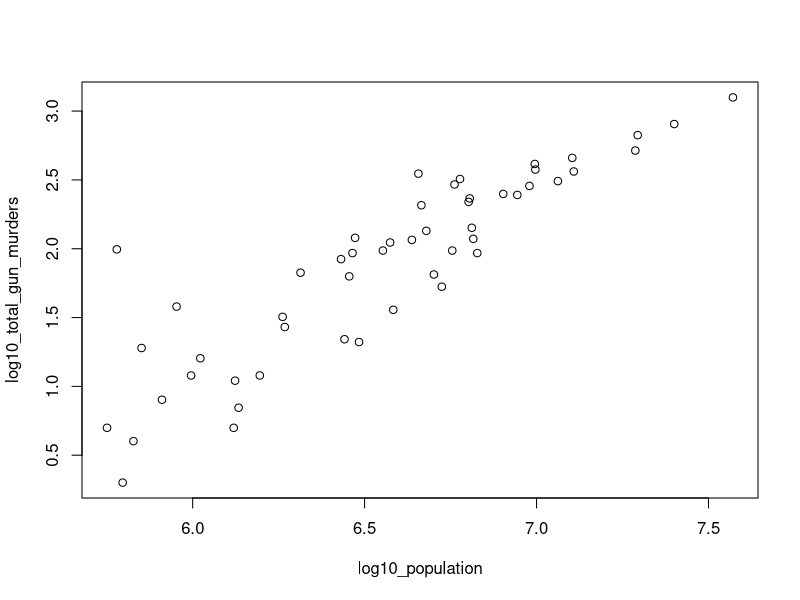
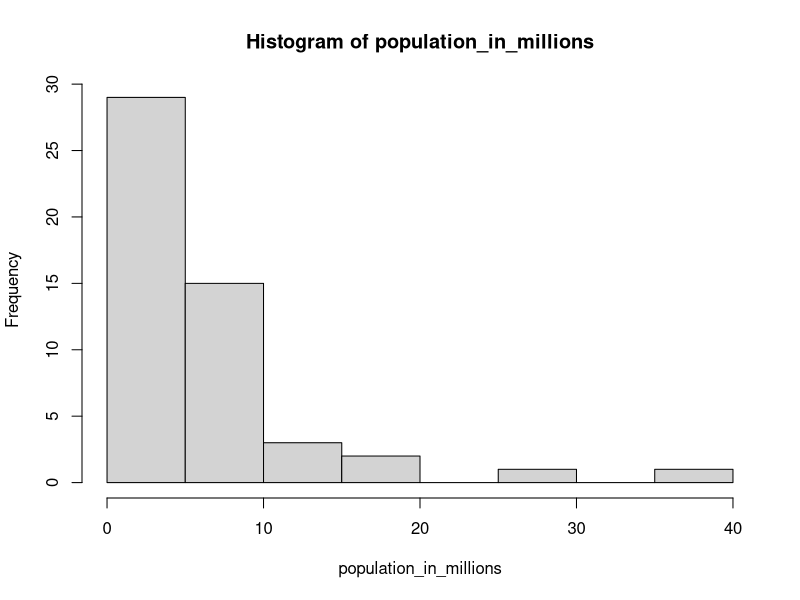
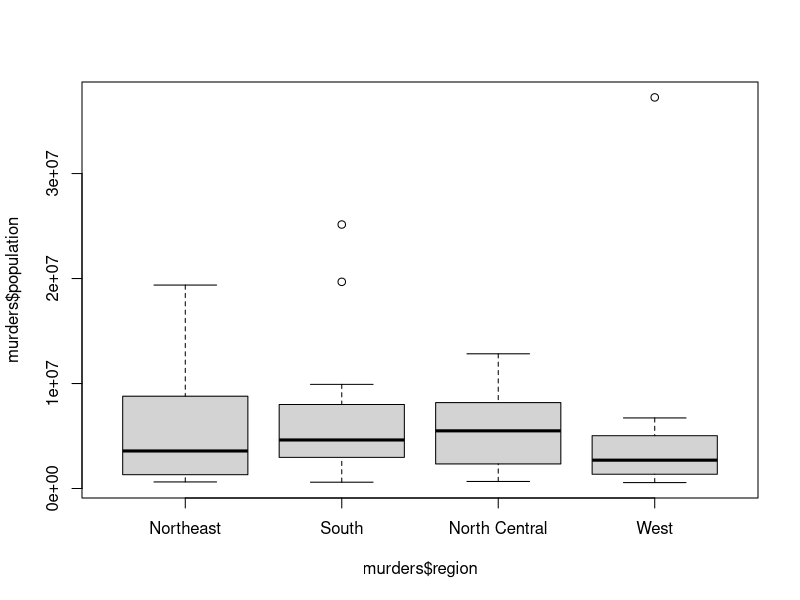

Recreate these plots in R, in order.
## ---- chunk 1
knitr::opts_chunk$set(echo = TRUE)
## ---- chunk 2
library(dslabs)
data(murders)
## ---- chunk 3
pop <- murders$population
pop <- sort(pop)
pop[1]
## ---- chunk 4
index <- order(pop)
index[1]
## ---- chunk 5
which.min(murders$population)
## ---- chunk 6
index <- which.min(murders$population)
negara <- murders$state
negara[index]
## ---- chunk 7
ranks <- rank(murders$population)
my_dff <- data.frame(states = negara, ranks = ranks)
my_dff
## ---- chunk 8
idxPop <- order(murders$population)
my_df <- data.frame(states = negara[idxPop], ranks = ranks[idxPop])
my_df
## ---- chunk 9
population_in_millions <- murders$population / 10 ^ 6
total_gun_murder <- murders$total

log10_population <- log10(murders$population)

log10_total_gun_murders <- log10(total_gun_murder)

plot(log10_population, log10_total_gun_murders)
## ---- chunk 10
hist(population_in_millions)
## ---- chunk 11
boxplot(murders$population~murders$region)
